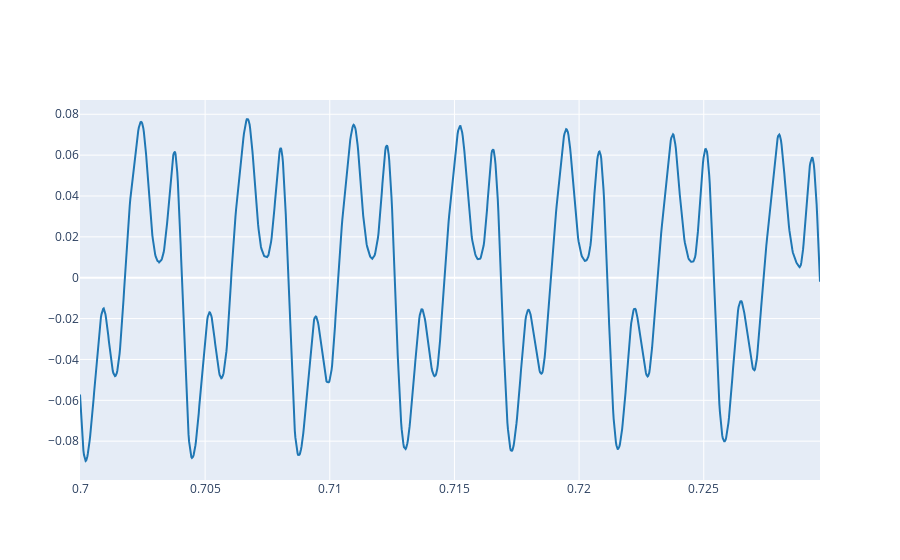

Notebook code for this chart:
### Markdown cell above
3.1. Load your reference audio signal and plot some periods (5-10) where the amplitude is stable. For instance see Ex. 2.3 from Lab 1.

### Code cell
# Write the code here
OurRef, fs = load_audio("audio/Guitar_A440.wav")
frequency =  235.8
period = 1 / frequency
t_start = 0.7
t_end = t_start + 7 * period  

plot_signals(OurRef, fs, t_start=t_start, t_end=t_end)

### Figure 1 — Plotly figure (JSON) as saved in the notebook; plotly's stock layout.template omitted (floating-point values rounded to 4 significant figures; data arrays with more than 128 entries replaced by an {"elided": "..."} marker saying what was removed)
{"data": [{"line": {"color": "#1f77b4", "shape": "linear"}, "mode": "lines", "name": "audio signal 0", "type": "scatter", "x": {"elided": "1310 float values"}, "y": {"elided": "1310 float values"}}], "layout": {}}
